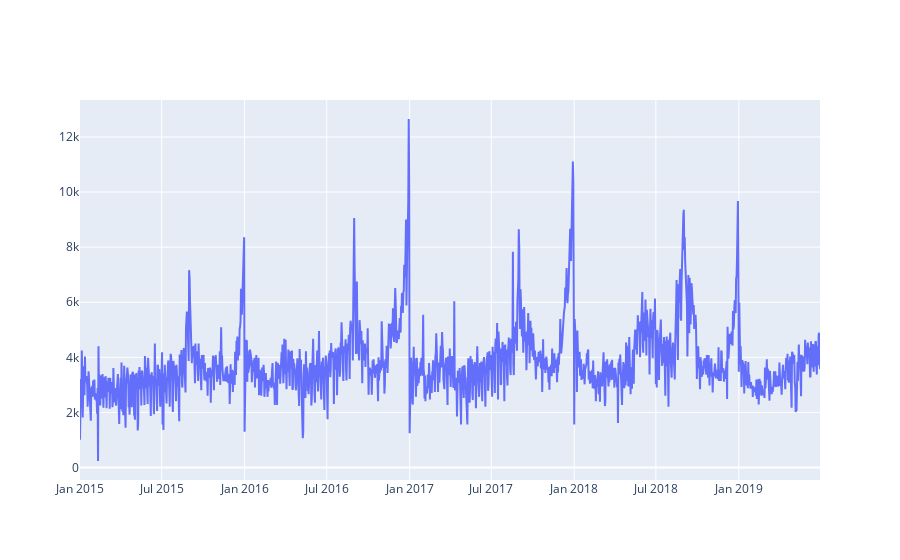

Notebook cell for this chart:
### Markdown cell above
## Plots

### Code cell
# Plotting relation between date and series1 feature plot
fig = go.Figure()
fig.add_trace(
    go.Scatter(x=df['Date'], y=df['series1'], mode='lines')
)
fig.show()

### Figure 1 — Plotly figure (JSON) as saved in the notebook; plotly's stock layout.template omitted (floating-point values rounded to 4 significant figures; data arrays with more than 128 entries replaced by an {"elided": "..."} marker saying what was removed)
{"data": [{"mode": "lines", "type": "scatter", "x": {"elided": "1642 str values"}, "y": {"elided": "1642 float values"}}], "layout": {}}
